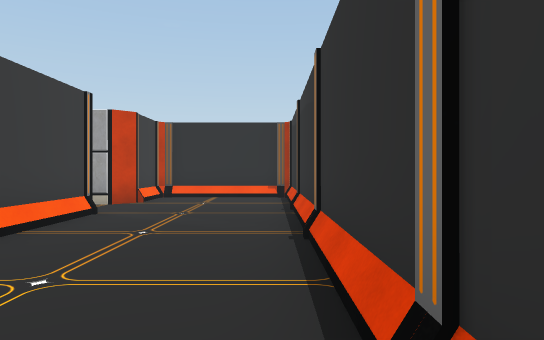
[1] (above)

24 first-person views from a walk through a Unity game level. The camera is 1.4 m above the floor, looks level and sees 70° across. The floor is counted in squares, 1.94 m on a side. Each view is taken from the middle of a square. On the plan, view 1 faces up. The plan holds only what a view shows up to about 11 squares ahead; the rest is blank. The place goes on beyond the plan. The player character is not drawn. Some animated figures are left out. Some surface patterns are stand-ins.

[2]
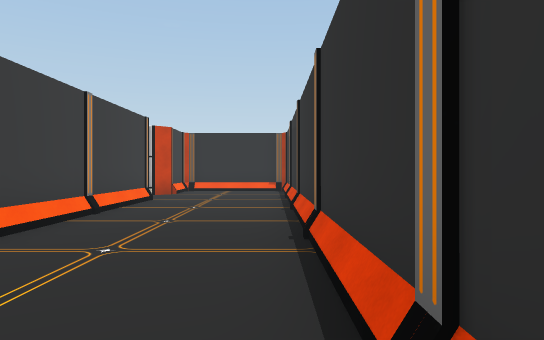

[3]
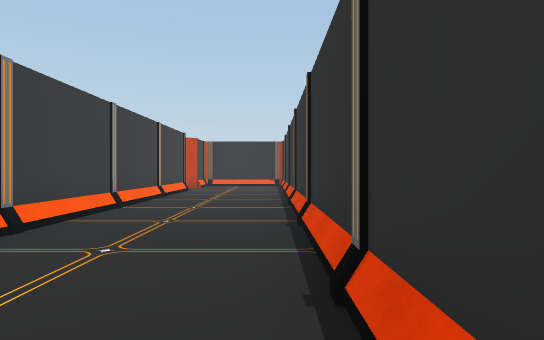

[4]
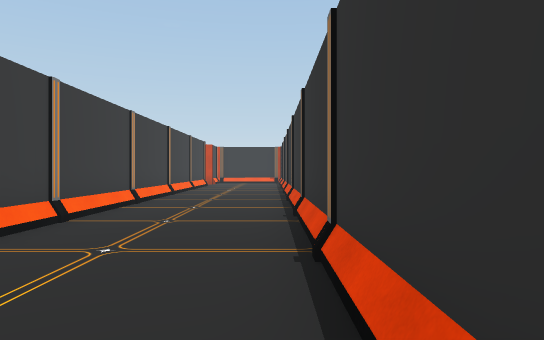

[5]
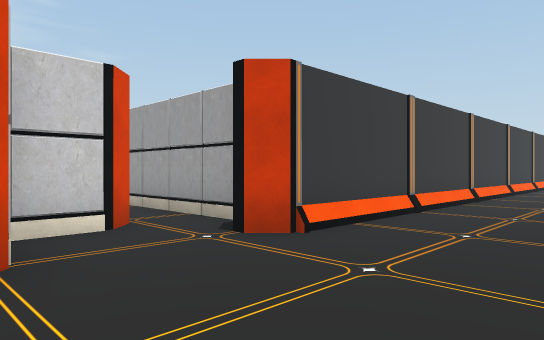

[6]
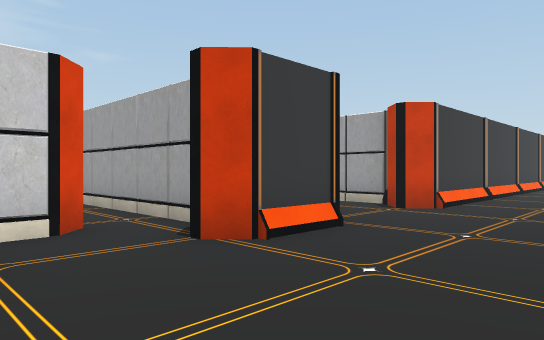

[7]
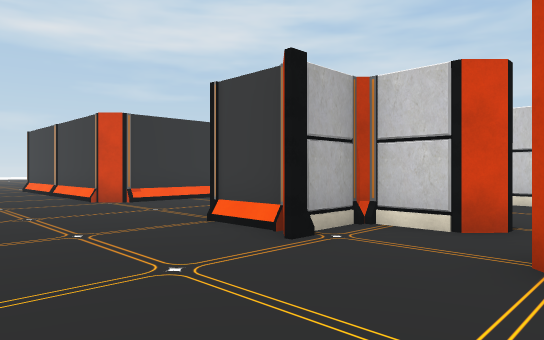

[8]
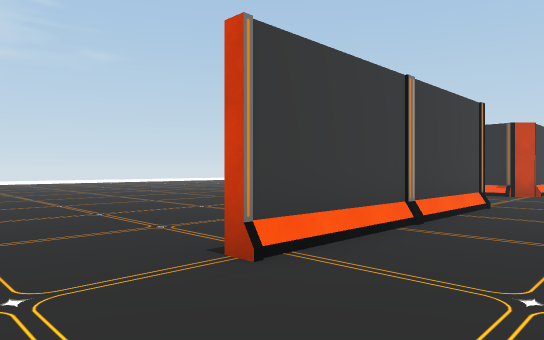

[9]
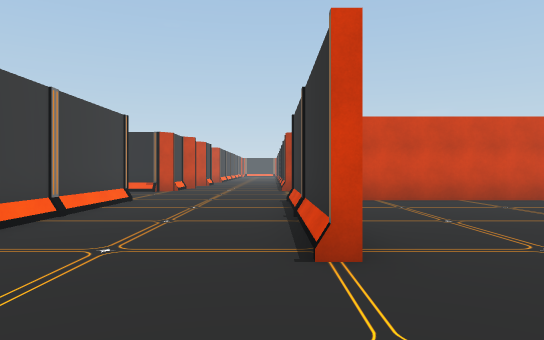

[10]
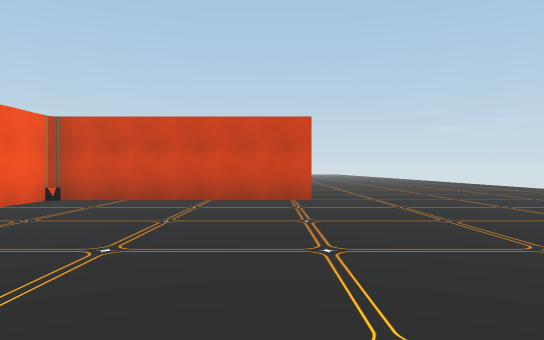

[11]
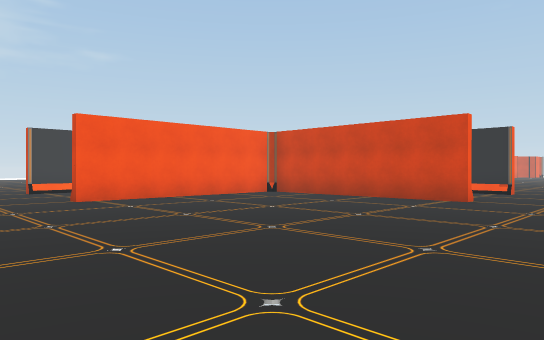

[12]
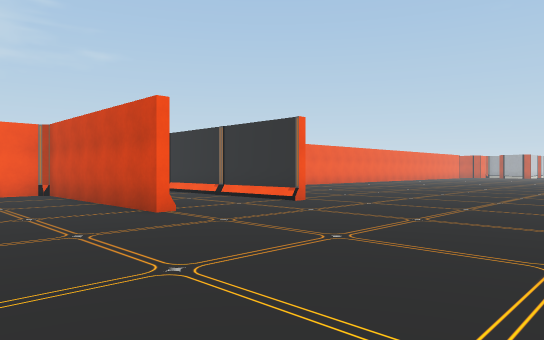

[13]
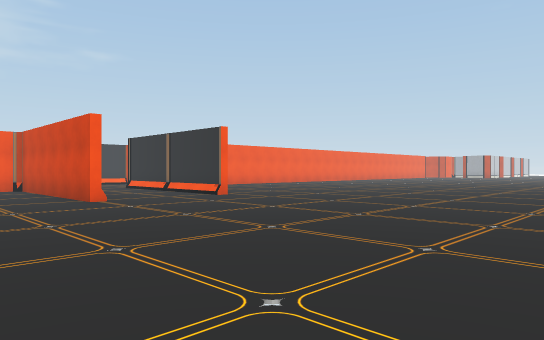

[14]
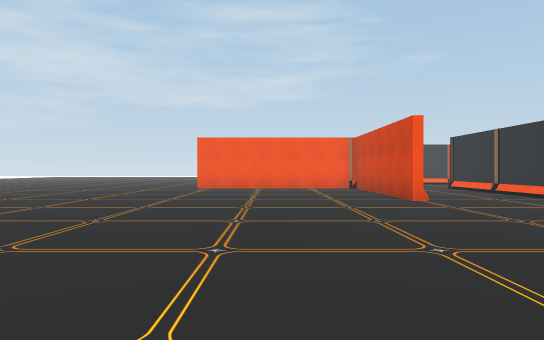

[15]
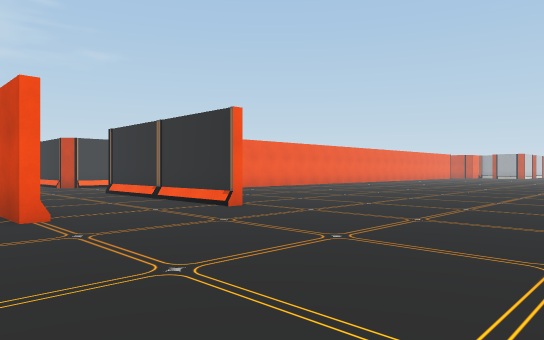

[16]
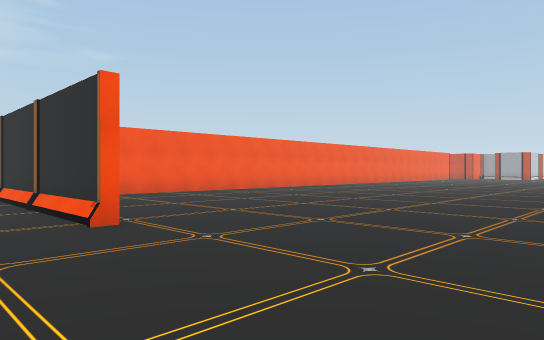

[17]
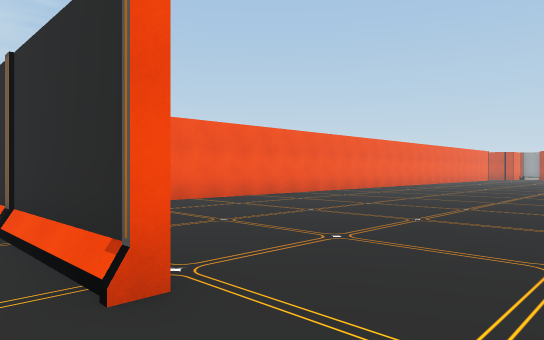

[18]
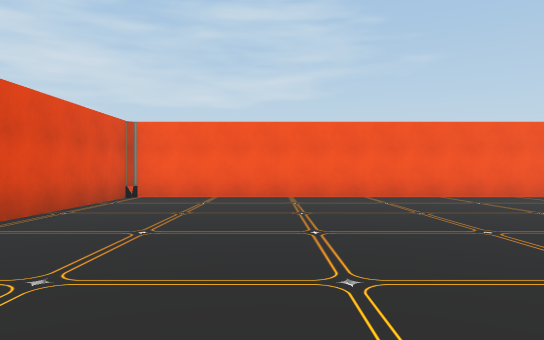

[19]
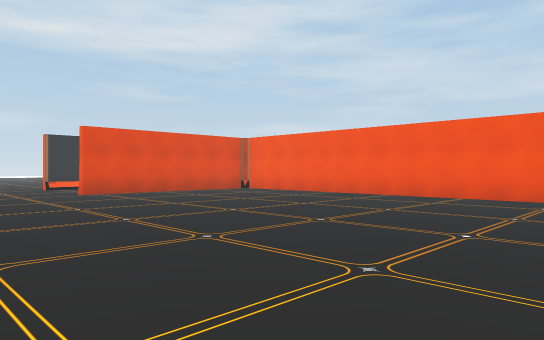

[20]
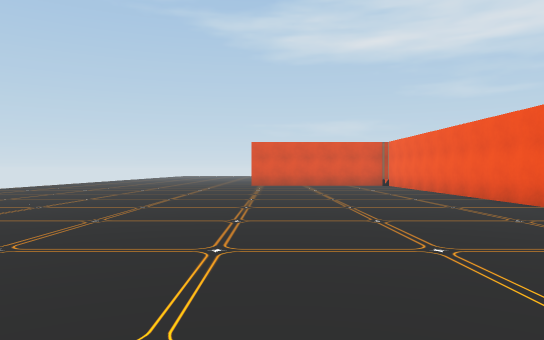

[21]
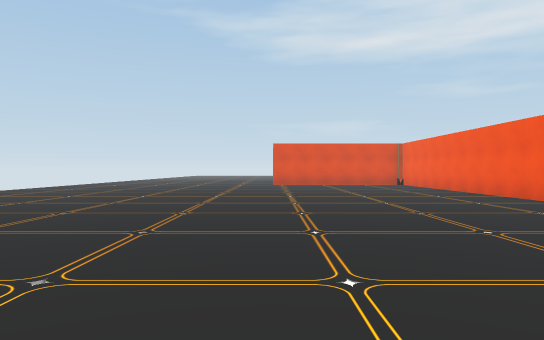

[22]
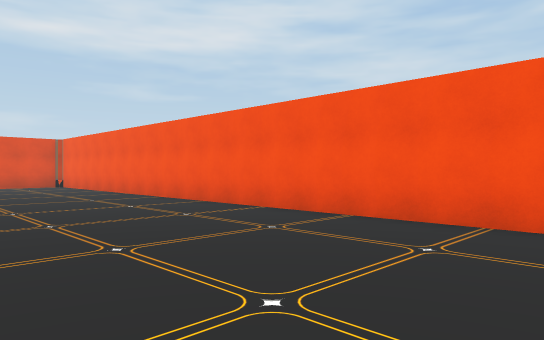

[23]
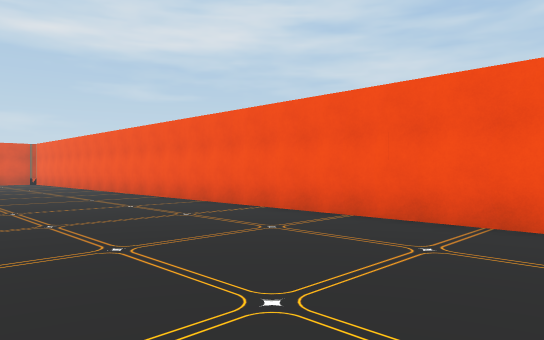

[24]
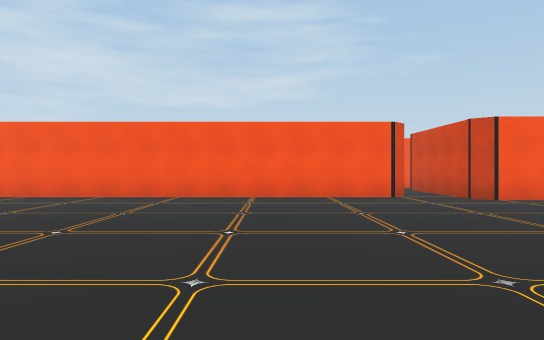

### Floor plan
Points are (right, up) in squares from view 1. A wall is a line through its corners. A room is listed if a view was taken in it or the views show most of it. See-through windows are left out.
Room 1 (views 1, 2, 3, 4, 5, 6, 7, 8, 9, 10, 11, 12, 13, 14, 15, 16, 17, 18, 19, 20, 21, 22, 23, 24)
walls: (0.5, -10.4) (0.5, 10.4); (-3, -11.6) (-3, -13.3) (-3.5, -13.7); (-4, -8.4) (-5.9, -8.4); (7, -18) (0.9, -18); (-5.1, -9.6) (-4.7, -10.1) (-4.7, -11.1); (-3.1, -15.9) (-3.4, -16.2); (-4.7, -14.7) (-4.7, -15.9) (-3.4, -15.9) (-3.4, -17.7) (-3.7, -18) (-4.5, -18); (7, -21.7) (0.7, -21.7) (0.7, -28); (-6.2, -21.5) (-3.7, -21.5) (-3.4, -21.8) (-3.4, -28); (-3, 6.5) (-3, -8.7) (-3.5, -9.2) (-4, -8.7); (0.5, -28) (0.5, -22); (0.7, 10.3) (0.7, -17.8) (5.6, -17.8); (0.6, 10.4) (-3, 10.4) (-3, 8.5) (-3.4, 8.1); (1.7, 12.3) (1.3, 11.9)
ways out: opening at (-5, -14); opening at (1, 11)

Where each view was taken, in squares from view 1:
view 1: 0 up, 0 right, facing up
view 2: 3 down, 0 right, facing up
view 3: 7 down, 0 right, facing up
view 4: 11 down, 0 right, facing up
view 5: 12 down, 0 right, facing up-left
view 6: 16 down, 0 right, facing up-left
view 7: 13 down, 0 right, facing down-left
view 8: 30 down, 1 left, facing up-left
view 9: 31 down, 0 right, facing up
view 10: 31 down, 6 right, facing up
view 11: 31 down, 10 right, facing up-left
view 12: 25 down, 13 right, facing up-left
view 13: 25 down, 16 right, facing up-left
view 14: 25 down, 16 right, facing left
view 15: 23 down, 13 right, facing up-left
view 16: 20 down, 12 right, facing up-left
view 17: 19 down, 9 right, facing up-left
view 18: 14 down, 11 right, facing left
view 19: 6 down, 11 right, facing down-left
view 20: 0 up, 6 right, facing down
view 21: 1 up, 7 right, facing down
view 22: 0 up, 6 right, facing down-left
view 23: 4 up, 6 right, facing down-left
view 24: 7 up, 11 right, facing left
